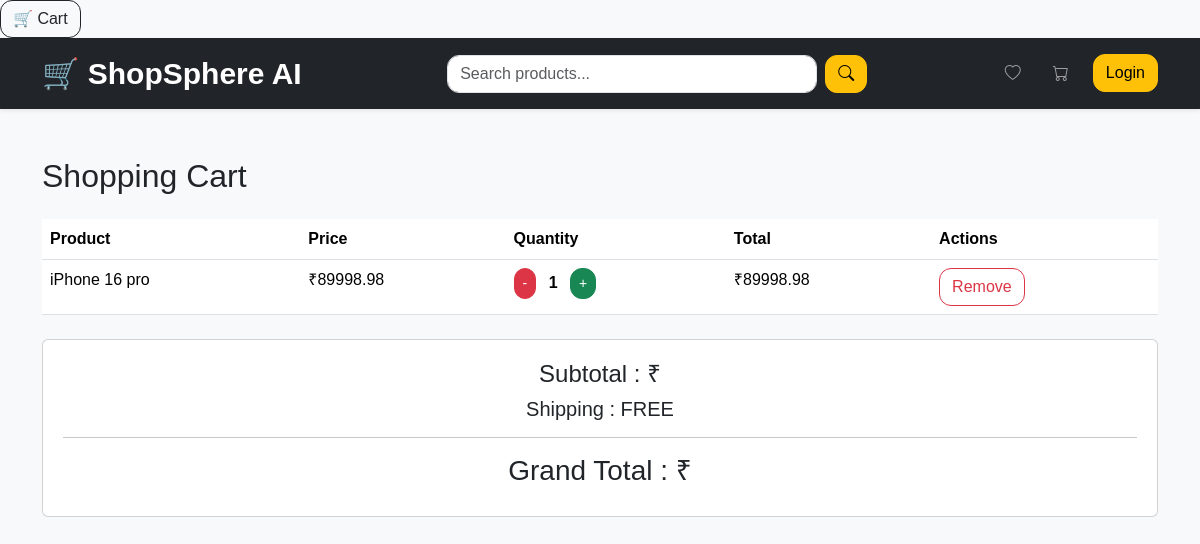
The app's page /cart/ (signed in) with its own data.
### cart/models.py (models this page shows, shortened)
class CartItem(models.Model):
    cart = models.ForeignKey(
        Cart,
        on_delete=models.CASCADE,
        related_name="items"
    )
    product = models.ForeignKey(
        Product,
        on_delete=models.CASCADE
    )
    quantity = models.PositiveIntegerField(default=1)
    def subtotal(self):
        return self.product.price * self.quantity

### products/models.py (models this page shows, shortened)
class Product(models.Model):
    category = models.ForeignKey(
        Category,
        on_delete=models.CASCADE
    )
    name = models.CharField(max_length=200)
    description = models.TextField()
    price = models.DecimalField(
        max_digits=10,
        decimal_places=2
    )
    stock = models.IntegerField()
    image = models.ImageField(
    upload_to="uploads/",
        blank=True,
        null=True
    )
    created_at = models.DateTimeField(auto_now_add=True)
    updated_at = models.DateTimeField(auto_now=True)
    is_available = models.BooleanField(default=True)

### cart/views.py (the view)
# urls.py: path("", CartView.as_view(), name="cart"),
class CartView(LoginRequiredMixin, TemplateView):
    template_name = "cart/cart.html"
    def get_context_data(self, **kwargs):
        context = super().get_context_data(**kwargs)
        cart, created = Cart.objects.get_or_create(
            user=self.request.user
        )
        context["cart"] = cart
        context["items"] = cart.items.all()
        return context

### templates/cart/cart.html
{% extends "base.html" %}
{% block content %}
<h2 class="mb-4">Shopping Cart</h2>
{% if items %}
<table class="table">
    <thead>
        <tr>
            <th>Product</th>
            <th>Price</th>
            <th>Quantity</th>
            <th>Total</th>
            <th>Actions</th>
        </tr>
    </thead>
    <tbody>
    {% for item in items %}
        <tr>
            <td>{{ item.product.name }}</td>
            <td>₹{{ item.product.price }}</td>
            <td>
                <a href="{% url 'decrease_quantity' item.pk %}"
                   class="btn btn-sm btn-danger">-</a>
                <strong class="mx-2">
                    {{ item.quantity }}
                </strong>
                <a href="{% url 'increase_quantity' item.pk %}"
                   class="btn btn-sm btn-success">+</a>
            </td>
            <td>₹{{ item.subtotal }}</td>
            <td>
                <a href="{% url 'remove_item' item.pk %}"
                   class="btn btn-outline-danger">
                    Remove
                </a>
            </td>
        </tr>
    {% endfor %}
    </tbody>
</table>
<div class="card mt-4">
    <div class="card-body">
        <h4>Subtotal : ₹{{ cart.total }}</h4>
        <h5>Shipping : FREE</h5>
        <hr>
        <h3>Grand Total : ₹{{ cart.total }}</h3>
    </div>
</div>
{% else %}
<div class="alert alert-warning">
    Cart is Empty
</div>
{% endif %}
{% endblock %}

### static/css/style.css (style rules this page uses)
body { font-family: Arial, Helvetica, sans-serif; }
.card { transition:.3s; }
.card-body { text-align:center; }
.card-body { padding:20px; }
.card-body { flex:1; }
.btn { border-radius:12px; }

### records on screen
CartItem: product.name "iPhone 16 pro", product.price "89998.98", quantity "1", subtotal "89998.98"
